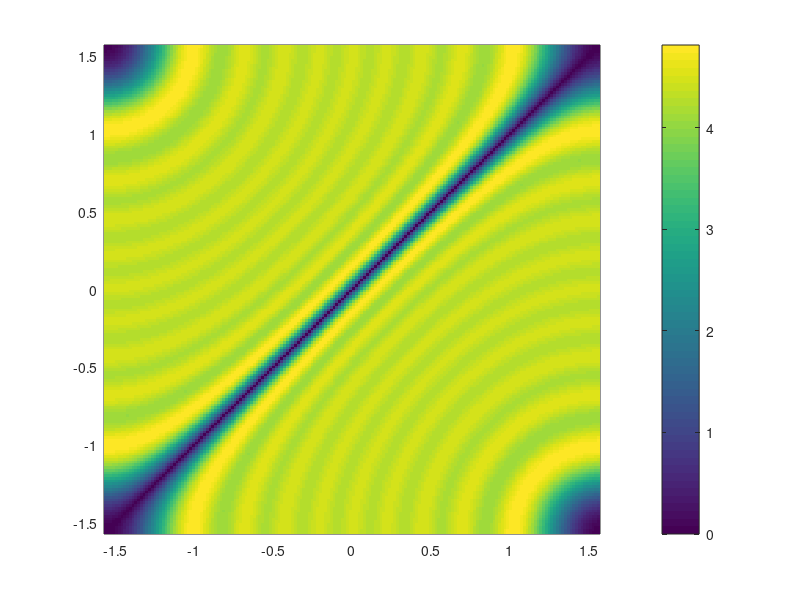

This figure's MATLAB source: (Note: this script raises an error after producing the figure.)
% Small test to see how norm of error is related to DOA of error
function test_doaerror()
numants = 10;

b = 90;
adoa = ([-b:b])*pi/180; % Actual doa
pdoa = ([-b:b])*pi/180; % Presumed doa


[x,y] = meshgrid(pdoa,adoa);
[m,n] = size(x);

derr = x-y;
e = pi*(sin(x)-sin(y));

w = zeros(1,1,numants);
w(1,1,:) = [0:numants-1];
%t = zeros(m,n,numants);
t = repmat(w,[m,n,1]);

z = sum(cos(t.*repmat(e,[1,1,numants])),3);
z = sqrt(2*(numants-z));
%nerror = dfunc(e,numants)
pcolor(x,y,z); shading flat; colorbar

% Plot a cross-section
cvals = [0,30,45,90]*pi/180;
for i=1:length(cvals)
[t,idx(i)] = findclosest(adoa, cvals(i),0.1);
end
figure;
plot(x(idx,:)'*180/pi,z(idx,:)');
end

function nerror = dfunc(adoa,pdoa,numants)
e = pi*(sin(adoa)-sin(pdoa));
nerror = sqrt(2)*sqrt(numants - sum(cos([0:numants-1]*e)));
end